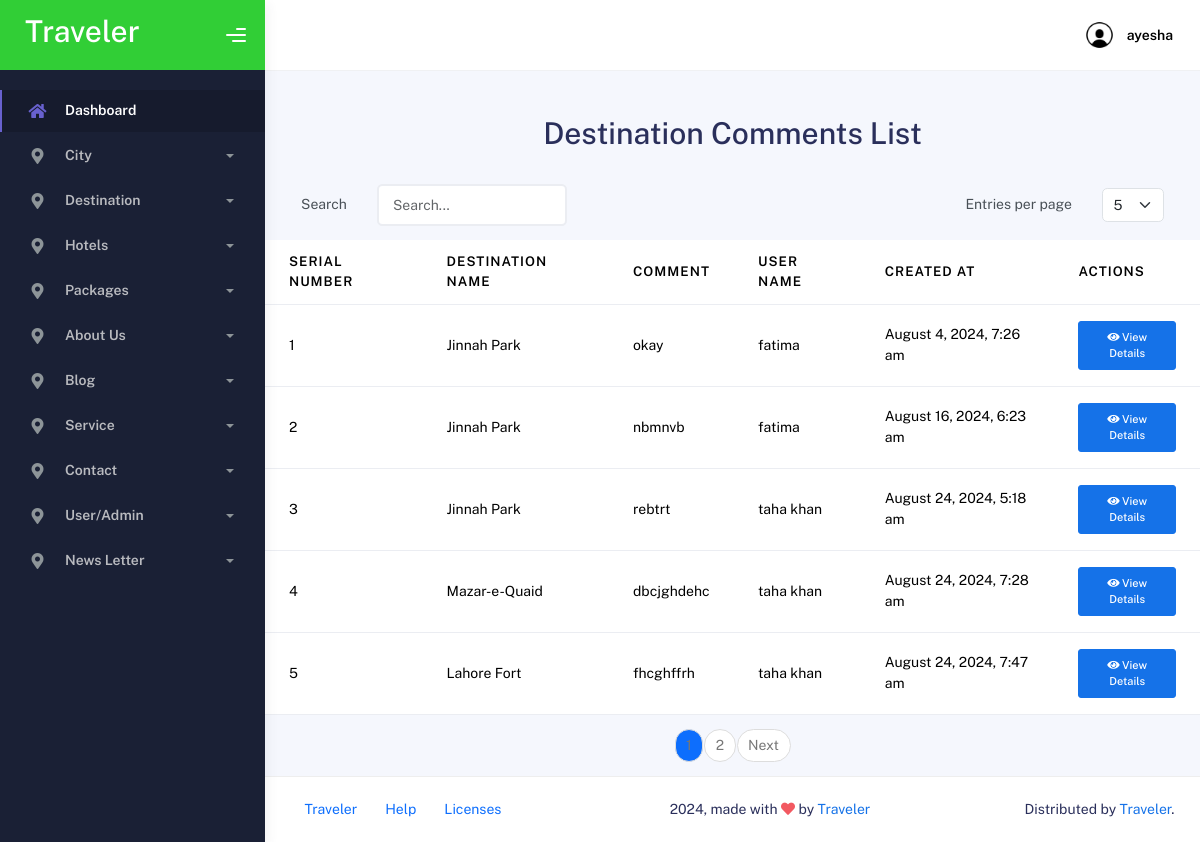
/admin/destinationcomment.php (signed in), run on the app's committed database.
### tables this page shows
CREATE TABLE `destination_comments` (
  `id` int(11) NOT NULL,
  `destination_id` int(11) NOT NULL,
  `user_id` int(11) NOT NULL,
  `comment` text NOT NULL,
  `created_at` timestamp NOT NULL DEFAULT current_timestamp(),
  `parent_comment_id` int(11) DEFAULT NULL
);

CREATE TABLE `destination` (
  `DestinationID` int(11) NOT NULL,
  `Name` varchar(255) NOT NULL,
  `Description` text DEFAULT NULL,
  `Country` varchar(100) DEFAULT NULL,
  `State` varchar(100) DEFAULT NULL,
  `BestTimeToVisit` varchar(255) DEFAULT NULL,
  `Image1` varchar(255) DEFAULT NULL,
  `Image2` varchar(255) NOT NULL,
  `Image3` varchar(255) NOT NULL,
  `CardImage` varchar(255) DEFAULT NULL,
  `CityID` int(11) DEFAULT NULL
);

CREATE TABLE `user` (
  `UserID` int(11) NOT NULL,
  `Name` varchar(255) NOT NULL,
  `Email` varchar(255) NOT NULL,
  `Password` varchar(255) NOT NULL,
  `Phone` varchar(15) DEFAULT NULL,
  `Role` varchar(255) DEFAULT 'User'
);

### admin/destinationcomment.php (the view, shortened to what this page needs)
<?php
require "connection.php";
require "header.php";
$page = isset($_GET['page']) ? (int) $_GET['page'] : 1;
$entries_per_page = isset($_GET['entries']) ? (int) $_GET['entries'] : 5;
$start = ($page - 1) * $entries_per_page;
$total_entries_query = "SELECT COUNT(*) AS total FROM `destination_comments` WHERE `parent_comment_id` IS NULL";
$total_entries_result = mysqli_query($conn, $total_entries_query);
$total_entries_row = mysqli_fetch_assoc($total_entries_result);
$total_entries = $total_entries_row['total'];
$total_pages = ceil($total_entries / $entries_per_page);
$query = "SELECT dc.`id`, dc.`destination_id`, d.`Name` AS `destination_name`, u.`Name` AS `user_name`, dc.`comment`, dc.`created_at`, dc.`parent_comment_id`
          FROM `destination_comments` dc
          JOIN `user` u ON dc.`user_id` = u.`UserID`
          JOIN `destination` d ON dc.`destination_id` = d.`DestinationID`
          WHERE dc.`parent_comment_id` IS NULL
          LIMIT $start, $entries_per_page";
$result = mysqli_query($conn, $query);
$serial_num = ($page - 1) * $entries_per_page + 1;
?>
<div class="container">
    <h1 class="mt-5 text-center">Destination Comments List</h1>
    <div class="row g-3 align-items-center my-3 mx-4">
        <div class="col-auto">
            <label for="inputPassword6" class="col-form-label">Search</label>
        </div>
        <div class="col-auto">
            <input type="text" class="form-control" id="searchInput" placeholder="Search...">
        </div>
        <div class="col-auto ms-auto">
            <label for="entriesSelect" class="col-form-label">Entries per page</label>
        </div>
        <div class="col-auto">
            <select class="form-select" id="entriesSelect" onchange="updateEntries()">
                <option value="5" <?php if ($entries_per_page == 5) echo 'selected'; ?>>5</option>
            </select>
        </div>
    </div>
    <table class="table" id="commentsTable">
        <thead>
            <tr>
                <th scope="col">Serial Number</th>
                <th scope="col">Destination Name</th>
                <th scope="col">Comment</th>
                <th scope="col">User Name</th>
                <th scope="col">Created At</th>
                <th scope="col">Actions</th>
            </tr>
        </thead>
        <tbody>
            <?php while ($row = mysqli_fetch_assoc($result)) { ?>
                <tr>
                    <td><?php echo $serial_num ?></td>
                    <td><?php echo htmlspecialchars($row['destination_name']) ?></td>
                    <td><?php echo htmlspecialchars($row['comment']) ?></td>
                    <td><?php echo htmlspecialchars($row['user_name']) ?></td>
                    <td><?php echo date('F j, Y, g:i a', strtotime($row['created_at'])); ?></td>
                    <td>
                        <a href="destinationcommentdetails.php?id=<?php echo $row['id'] ?>" title="View Details">
                            <button class="btn btn-sm btn-primary"><i class="fas fa-eye"></i> View Details</button>
                        </a>
                    </td>
                </tr>
                <?php $serial_num++; ?>
            <?php } ?>
        </tbody>
    </table>
    <nav aria-label="Page navigation">
        <ul class="pagination justify-content-center">
            <?php for ($i = 1; $i <= $total_pages; $i++): ?>
                <li class="page-item <?php if ($i == $page) echo 'active'; ?>">
                    <a class="page-link" href="?page=<?= $i ?>&entries=<?= $entries_per_page ?>"><?= $i ?></a>
                </li>
            <?php endfor; ?>
            <?php if ($page < $total_pages): ?>
                <li class="page-item"><a class="page-link" href="?page=<?= $page + 1 ?>&entries=<?= $entries_per_page ?>">Next</a></li>
            <?php endif; ?>
        </ul>
    </nav>
</div>
<?php
require "footer.php";
?>

### admin/header.php (shortened to what this page needs)
<?php
if (isset($_SESSION['Role']) && $_SESSION['Role'] == "Admin") {
    include('connection.php');
    if (isset($_SESSION['AdminID'])) {
        $adminID = $_SESSION['AdminID'];
        $query = "SELECT `Name`, `Email` FROM `admin_user` WHERE `AdminID` = ?";
        $stmt = $conn->prepare($query);
        if ($stmt) {
            $stmt->bind_param("i", $adminID);
            $stmt->execute();
            $result = $stmt->get_result();
            if ($result->num_rows > 0) {
                $user = $result->fetch_assoc();
                $name = $user['Name'];
            } else {
                $name = "Unknown";
                $email = "Unknown";
            }
        } else {
            $name = "Error";
            $email = "Error";
        }
    } else {
        $name = "Error";
        $email = "Error";
    }
} else {
    header("Location: login.php");
    exit();
}
?>
  <!DOCTYPE html>
  <html lang="en">
  <head>
    <link rel="stylesheet" href="assets/css/bootstrap.min.css" />
    <link rel="stylesheet" href="assets/css/plugins.min.css" />
    <link rel="stylesheet" href="assets/css/kaiadmin.min.css" />
  </head>
  <body>
    <div class="wrapper">
      <div class="sidebar" data-background-color="dark">
        <div class="sidebar-logo">
          <div class="logo-header" data-background-color="green">
            <a href="index.php" class="logo">
              <h1 style="color: white;">Traveler</h1>
            </a>
            <div class="nav-toggle">
              <button class="btn btn-toggle toggle-sidebar">
                <i class="gg-menu-right"></i>
              </button>
            </div>
          </div>
        </div>
        <div class="sidebar-wrapper scrollbar scrollbar-inner">
          <div class="sidebar-content">
            <ul class="nav nav-secondary">
              <li class="nav-item active">
                <a data-bs-toggle="collapse" href="#dashboard" class="collapsed" aria-expanded="false">
                  <i class="fas fa-home"></i>
                  <p>Dashboard</p>
                </a>
              </li>
              <li class="nav-item">
                <a data-bs-toggle="collapse" href="#City">
                  <i class="fas fa-map-marker-alt"></i>
                  <p>City</p>
                  <span class="caret"></span>
                </a>
              </li>
              <li class="nav-item">
                <a data-bs-toggle="collapse" href="#destination">
                  <i class="fas fa-map-marker-alt"></i>
                  <p>Destination</p>
                  <span class="caret"></span>
                </a>
              </li>
              <li class="nav-item">
                <a data-bs-toggle="collapse" href="#hotels">
                  <i class="fas fa-map-marker-alt"></i>
                  <p>Hotels</p>
                  <span class="caret"></span>
                </a>
              </li>
              <li class="nav-item">
                <a data-bs-toggle="collapse" href="#card">
                  <i class="fas fa-map-marker-alt"></i>
                  <p>Packages</p>
                  <span class="caret"></span>
                </a>
              </li>
              <li class="nav-item">
                <a data-bs-toggle="collapse" href="#about">
                  <i class="fas fa-map-marker-alt"></i>
                  <p>About Us</p>
                  <span class="caret"></span>
                </a>
              </li>
              <li class="nav-item">
                <a data-bs-toggle="collapse" href="#blog">
                  <i class="fas fa-map-marker-alt"></i>
                  <p>Blog</p>
                  <span class="caret"></span>
                </a>
              </li>
              <li class="nav-item">
                <a data-bs-toggle="collapse" href="#Service">
                  <i class="fas fa-map-marker-alt"></i>
                  <p>Service</p>
                  <span class="caret"></span>
                </a>
              </li>
              <li class="nav-item">
                <a data-bs-toggle="collapse" href="#contact">
                  <i class="fas fa-map-marker-alt"></i>
                  <p>Contact</p>
                  <span class="caret"></span>
                </a>
              </li>
              <li class="nav-item">
                <a data-bs-toggle="collapse" href="#user">
                  <i class="fas fa-map-marker-alt"></i>
                  <p>User/Admin</p>
                  <span class="caret"></span>
                </a>
              </li>
              <li class="nav-item">
                <a data-bs-toggle="collapse" href="#news">
                  <i class="fas fa-map-marker-alt"></i>
                  <p>News Letter</p>
                  <span class="caret"></span>
                </a>
              </li>
            </ul>
          </div>
        </div>
      </div>
      <div class="main-panel">
        <div class="main-header">
          <nav class="navbar navbar-header navbar-header-transparent navbar-expand-lg border-bottom">
            <div class="container-fluid">
            <ul class="navbar-nav topbar-nav ms-md-auto align-items-center">
    <li class="nav-item topbar-user dropdown hidden-caret">
        <a class="dropdown-toggle profile-pic" data-bs-toggle="dropdown" href="#" aria-expanded="false">
        <div class="avatar-sm">
                      <img src="assets/img/random.jpg" alt="..." class="avatar-img rounded-circle" />
                    </div>
            <span class="profile-username">
                <span class="fw-bold"><?php echo htmlspecialchars($name); ?></span>
            </span>
        </a>
    </li>
</ul>
            </div>
          </nav>
        </div>
    </body>
    </html>

### data on the page
destination_comments: destination.Name "Jinnah Park", comment "okay", user.Name "fatima", created_at "August 4, 2024, 7:26 am"
destination_comments: destination.Name "Jinnah Park", comment "nbmnvb", user.Name "fatima", created_at "August 16, 2024, 6:23 am"
destination_comments: destination.Name "Jinnah Park", comment "rebtrt", user.Name "taha khan", created_at "August 24, 2024, 5:18 am"
destination_comments: destination.Name "Mazar-e-Quaid", comment "dbcjghdehc", user.Name "taha khan", created_at "August 24, 2024, 7:28 am"
destination_comments: destination.Name "Lahore Fort", comment "fhcghffrh", user.Name "taha khan", created_at "August 24, 2024, 7:47 am"

### other printed values
$name "ayesha"
